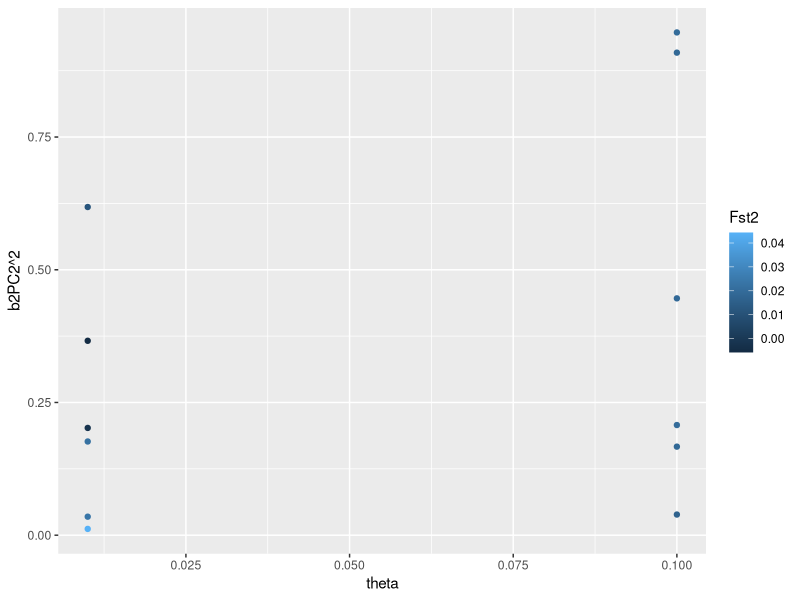

The R source for this figure:
## ---- chunk 1
knitr::opts_chunk$set(echo = TRUE)
library(tidyverse)
library(data.table)
## ---- chunk 2
df <- fread("results/all.txt")
## ---- chunk 3
ggplot(data = df, aes(x = theta, y = b2PC2^2, color = Fst2)) + geom_point()
